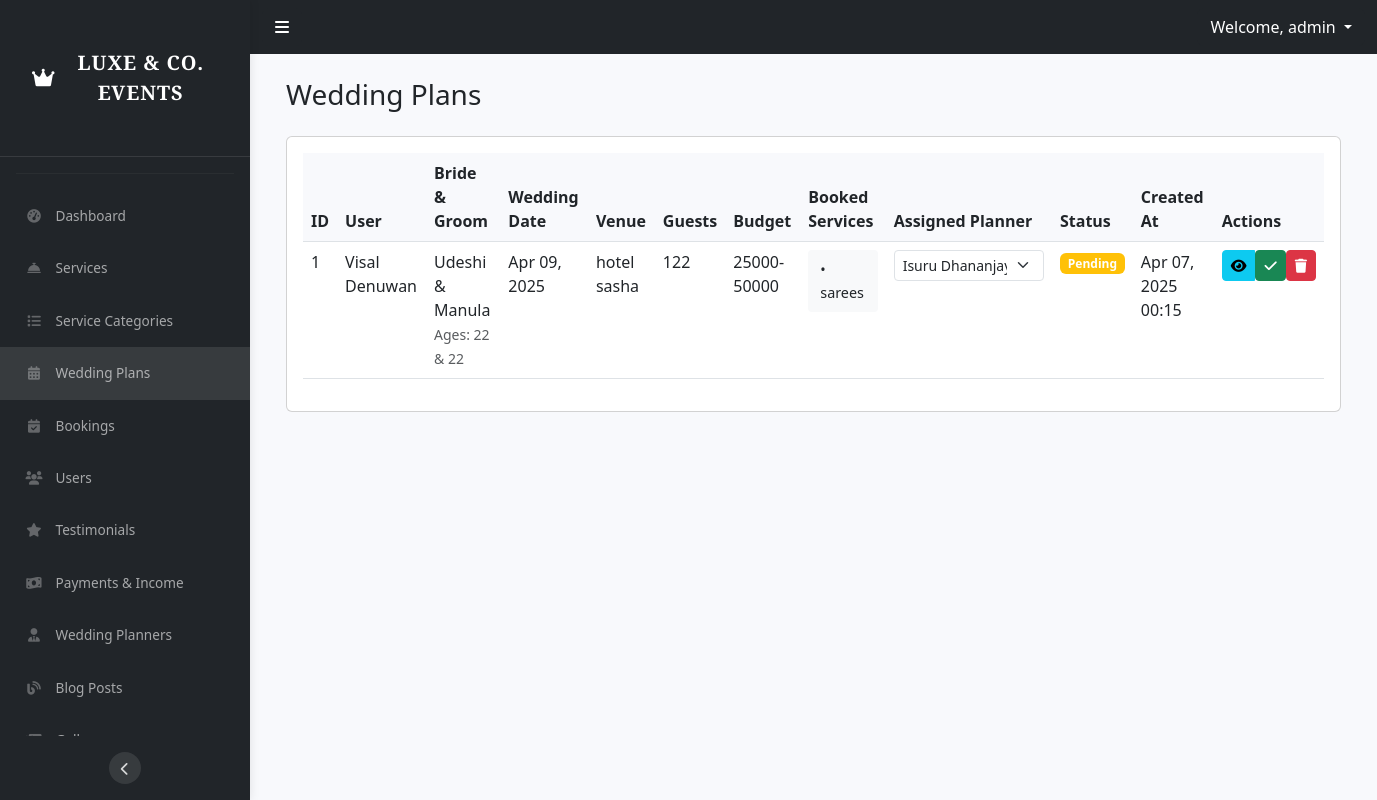
Page /admin/wedding-plans.php (signed in) on the committed database.
### tables this page shows
CREATE TABLE `wedding_plans` (
  `id` int(11) NOT NULL,
  `user_id` int(11) DEFAULT NULL,
  `bride_name` varchar(100) DEFAULT NULL,
  `groom_name` varchar(100) DEFAULT NULL,
  `bride_age` int(11) DEFAULT NULL,
  `groom_age` int(11) DEFAULT NULL,
  `wedding_date` date DEFAULT NULL,
  `venue_preference` varchar(255) DEFAULT NULL,
  `guest_count` int(11) DEFAULT NULL,
  `guest_list_file` varchar(255) DEFAULT NULL,
  `guest_considerations` text DEFAULT NULL,
  `budget_range` varchar(50) DEFAULT NULL,
  `invitation_files` text DEFAULT NULL,
  `additional_notes` text DEFAULT NULL,
  `status` enum('pending','in_progress','completed') DEFAULT 'pending',
  `planner_id` int(11) DEFAULT NULL,
  `created_at` timestamp NOT NULL DEFAULT current_timestamp(),
  `updated_at` timestamp NOT NULL DEFAULT current_timestamp() ON UPDATE current_timestamp()
);

CREATE TABLE `users` (
  `id` int(11) NOT NULL,
  `username` varchar(50) NOT NULL,
  `password` varchar(255) NOT NULL,
  `email` varchar(100) NOT NULL,
  `full_name` varchar(100) DEFAULT NULL,
  `phone` varchar(20) DEFAULT NULL,
  `profile_image` varchar(255) DEFAULT NULL,
  `role` enum('user','admin') DEFAULT 'user',
  `created_at` timestamp NOT NULL DEFAULT current_timestamp(),
  `updated_at` timestamp NOT NULL DEFAULT current_timestamp() ON UPDATE current_timestamp()
);

CREATE TABLE `wedding_planners` (
  `id` int(11) NOT NULL,
  `full_name` varchar(100) NOT NULL,
  `email` varchar(100) NOT NULL,
  `phone` varchar(20) NOT NULL,
  `bio` text DEFAULT NULL,
  `experience_years` int(11) DEFAULT NULL,
  `specialties` text DEFAULT NULL,
  `is_active` tinyint(1) DEFAULT 1,
  `created_at` timestamp NOT NULL DEFAULT current_timestamp(),
  `updated_at` timestamp NOT NULL DEFAULT current_timestamp() ON UPDATE current_timestamp()
);

### admin/wedding-plans.php (the view, shortened to what this page needs)
<?php
require_once '../includes/config.php';
$planners_sql = "SELECT id, full_name FROM wedding_planners WHERE is_active = 1 ORDER BY full_name";
$planners_result = $conn->query($planners_sql);
$wedding_planners = [];
if ($planners_result && $planners_result->num_rows > 0) {
    while ($row = $planners_result->fetch_assoc()) {
        $wedding_planners[] = $row;
    }
}
$sql = "SELECT
            wp.*,
            u.username,
            u.full_name,
            GROUP_CONCAT(DISTINCT CONCAT('• ', s.name) SEPARATOR '<br>') as booked_services,
            COUNT(DISTINCT b.id) as total_bookings,
            wpl.full_name as planner_name
        FROM wedding_plans wp
        JOIN users u ON wp.user_id = u.id
        LEFT JOIN bookings b ON wp.user_id = b.user_id AND b.status = 'confirmed'
        LEFT JOIN services s ON b.service_id = s.id
        LEFT JOIN wedding_planners wpl ON wp.planner_id = wpl.id
        GROUP BY wp.id
        ORDER BY wp.created_at DESC";
$result = $conn->query($sql);
$wedding_plans = [];
if ($result && $result->num_rows > 0) {
    while ($row = $result->fetch_assoc()) {
        $wedding_plans[] = $row;
    }
}
include 'includes/header.php';
?>
<div class="container-fluid">
    <div class="d-flex justify-content-between align-items-center mb-4">
        <h1 class="h3 mb-0">Wedding Plans</h1>
    </div>
    <div class="card">
        <div class="card-body">
            <div class="table-responsive">
                <table class="table table-hover" id="weddingPlansTable">
                    <thead>
                        <tr>
                            <th>ID</th>
                            <th>User</th>
                            <th>Bride & Groom</th>
                            <th>Wedding Date</th>
                            <th>Venue</th>
                            <th>Guests</th>
                            <th>Budget</th>
                            <th>Booked Services</th>
                            <th>Assigned Planner</th>
                            <th>Status</th>
                            <th>Created At</th>
                            <th>Actions</th>
                        </tr>
                    </thead>
                    <tbody>
                        <?php foreach ($wedding_plans as $plan): ?>
                            <tr>
                                <td><?php echo $plan['id']; ?></td>
                                <td><?php echo htmlspecialchars($plan['full_name']); ?></td>
                                <td>
                                    <?php echo htmlspecialchars($plan['bride_name']); ?> &
                                    <?php echo htmlspecialchars($plan['groom_name']); ?>
                                    <br>
                                    <small class="text-muted">
                                        Ages: <?php echo $plan['bride_age']; ?> & <?php echo $plan['groom_age']; ?>
                                    </small>
                                </td>
                                <td><?php echo date('M d, Y', strtotime($plan['wedding_date'])); ?></td>
                                <td><?php echo htmlspecialchars($plan['venue_preference']); ?></td>
                                <td><?php echo $plan['guest_count']; ?></td>
                                <td><?php echo htmlspecialchars($plan['budget_range']); ?></td>
                                <td>
                                    <?php if ($plan['total_bookings'] > 0): ?>
                                        <div class="booked-services">
                                            <?php echo $plan['booked_services']; ?>
                                        </div>
                                    <?php else: ?>
                                        <span class="text-muted">No confirmed bookings</span>
                                    <?php endif; ?>
                                </td>
                                <td>
                                    <form method="POST" class="assign-planner-form">
                                        <select name="planner_id" class="form-select form-select-sm" onchange="this.form.submit()">
                                            <?php foreach ($wedding_planners as $planner): ?>
                                                <option value="<?php echo $planner['id']; ?>"
                                                    <?php echo ($plan['planner_id'] == $planner['id']) ? 'selected' : ''; ?>>
                                                    <?php echo htmlspecialchars($planner['full_name']); ?>
                                                </option>
                                            <?php endforeach; ?>
                                        </select>
                                    </form>
                                </td>
                                <td>
                                    <span class="badge bg-<?php
                                        echo $plan['status'] === 'completed' ? 'success' :
                                            ($plan['status'] === 'in_progress' ? 'primary' : 'warning');
                                    ?>">
                                        <?php echo ucfirst($plan['status']); ?>
                                    </span>
                                </td>
                                <td><?php echo date('M d, Y H:i', strtotime($plan['created_at'])); ?></td>
                                <td>
                                    <div class="btn-group">
                                        <button type="button" class="btn btn-sm btn-info"
                                                data-bs-toggle="modal"
                                                data-bs-target="#viewPlanModal<?php echo $plan['id']; ?>">
                                            <i class="fas fa-eye"></i>
                                        </button>
                                        <?php if ($plan['status'] === 'pending'): ?>
                                            <form method="POST" class="d-inline">
                                                <button type="submit" class="btn btn-sm btn-success" onclick="return confirm('Are you sure you want to approve this wedding plan?');">
                                                    <i class="fas fa-check"></i>
                                                </button>
                                            </form>
                                        <?php endif; ?>
                                        <form method="POST" class="d-inline">
                                            <button type="submit" class="btn btn-sm btn-danger" onclick="return confirm('Are you sure you want to delete this wedding plan? This action cannot be undone.');">
                                                <i class="fas fa-trash"></i>
                                            </button>
                                        </form>
                                    </div>
                                </td>
                            </tr>
                        <?php endforeach; ?>
                    </tbody>
                </table>
            </div>
        </div>
    </div>
</div>
<?php require_once 'includes/footer.php'; ?>

### admin/assets/css/admin-style.css (style rules this page uses)
body { background: #f8f9fc; }
.table-responsive { margin: 0; }
.table th { background-color: #f8f9fc; border-top: none; }

### admin/includes/header.php (style rules this page uses)
body { overflow-x: hidden; }

### admin/wedding-plans.php (style rules this page uses)
.booked-services { max-height: 100px; overflow-y: auto; font-size: 0.9em; padding: 8px 12px; background: #f8f9fa; border-radius: 4px; line-height: 1.6; }
.assign-planner-form select { min-width: 150px; }

### rows in the picture
wedding_plans: id "1", user.full_name "Visal Denuwan", bride_name "Udeshi", groom_name "Manula", bride_age "22", groom_age "22", wedding_date "Apr 09, 2025", venue_preference "hotel sasha", guest_count "122", budget_range "25000-50000", booked_services "• sarees", planner_id "Isuru Dhananjaya", status "Pending", created_at "Apr 07, 2025 00:15"

### other values in the picture
$_SESSION['admin']['username'] "admin"
